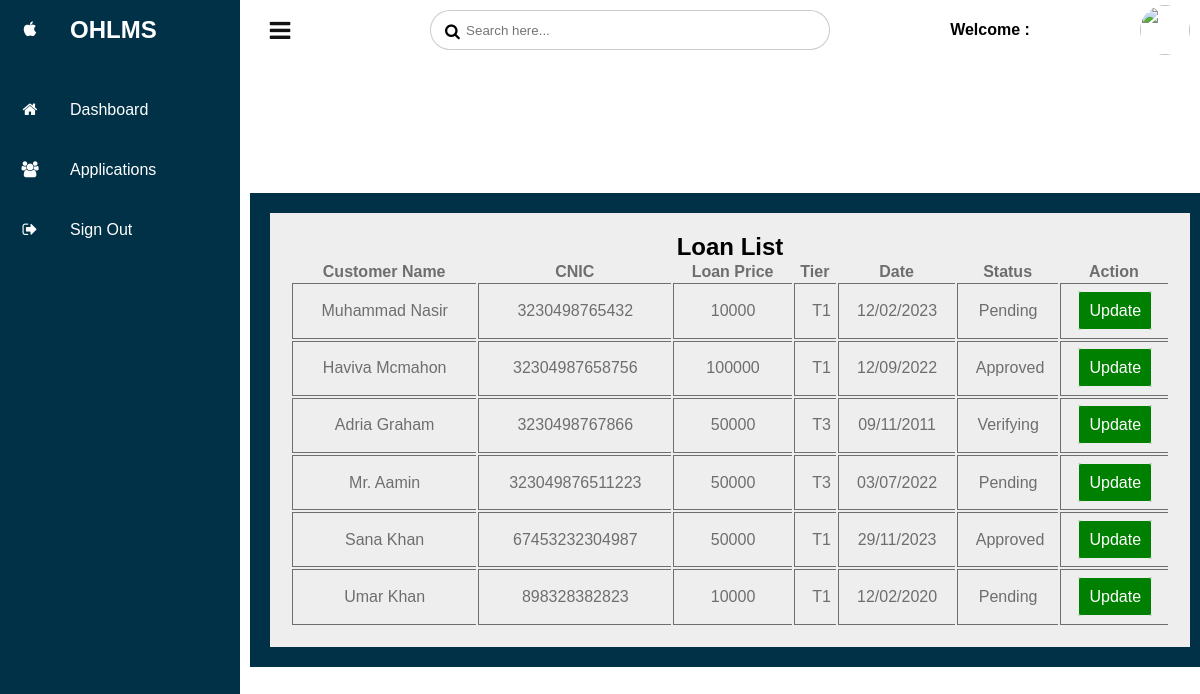
The page /dashboard/officer_check_Request.php on the database its author committed.
### tables this page shows
CREATE TABLE `loan` (
  `id` int(11) NOT NULL,
  `name` varchar(100) NOT NULL,
  `fathar_name` varchar(100) NOT NULL,
  `cnic` varchar(100) NOT NULL,
  `loan_price` varchar(255) NOT NULL,
  `tier_name` varchar(255) NOT NULL,
  `contact` varchar(100) NOT NULL,
  `date` varchar(100) NOT NULL,
  `status` varchar(100) NOT NULL
);

### dashboard/officer_check_Request.php (the view, shortened to what this page needs)
<?php
include('../functions.php');
include('officer_header.php');
?>
			<div class="details">
				<div class="recentOrders">
					<div class="cardHeader">
						<center><h2>Loan List</h2></center>
					</div>
					<table>
						<tbody align="center">
							<tr>
								<th>Customer Name</th>
								<th>CNIC</th>
								<th>Loan Price</th>
								<th>Tier</th>
								<th>Date</th>
								<th>Status</th>
								<th>Action</th>
							</tr>
							<?php
								$sql ="SELECT * FROM `loan`";
								$run = mysqli_query($conn,$sql);
								while($row=mysqli_fetch_assoc($run))
								{
									echo '<tr>
									<td>'.$row["name"].'</td>
									<td>'.$row["cnic"].'</td>
									<td>'.$row["loan_price"].'</td>
									<td>'.$row["tier_name"].'</td>
									<td>'.$row["date"].'</td>
									<td>'.$row["status"].'</td>
									<td><a class="btn btn-success" href="officer_update_status.php?user_id='.$row["id"].'">Update</a></td>
							</tr>';
								}
							?>
						</tbody>
					</table>
				</div>
			</div>
		</div>
	</div>
</div>
</body>
</html>

### dashboard/css/index.css (style rules this page uses)
* { margin: 0; padding: 0; box-sizing: border-box; font-family: 'poppins',sans-serif; }
body { overflow-x: hidden; }
.details { background: #003147; margin-top: 500px; margin-right: 20px; position: absolute; width: 100%; padding: 20px; display: grid; }
.details .recentOrders { position: relative; display: grid; min-height: 330px; background: #eee; padding: 20px; }
.btn { padding: 10px 10px; border: 1px solid #eee; background: white; color: black; border-radius: 5%; text-decoration: none; width: 250px; }
.btn-success { background: green; color: white; }
td { border-top: 1px solid #6f6e6e; border-left: 1px solid #6f6e6e; border-bottom: 1px solid #6f6e6e; }
td { padding: 2%; }
tbody { margin-top: 10%; color: #6f6e6e; }

### dashboard/officer_check_Request.php (style rules this page uses)
.details { margin-top: 800px; }

### rows shown on the page
loan: name "Muhammad Nasir", cnic "3230498765432", loan_price "10000", tier_name "T1", date "12/02/2023", status "Pending"
loan: name "Haviva Mcmahon", cnic "32304987658756", loan_price "100000", tier_name "T1", date "12/09/2022", status "Approved"
loan: name "Adria Graham", cnic "3230498767866", loan_price "50000", tier_name "T3", date "09/11/2011", status "Verifying"
loan: name "Mr. Aamin", cnic "323049876511223", loan_price "50000", tier_name "T3", date "03/07/2022", status "Pending"
loan: name "Sana Khan", cnic "67453232304987", loan_price "50000", tier_name "T1", date "29/11/2023", status "Approved"
loan: name "Umar Khan", cnic "898328382823", loan_price "10000", tier_name "T1", date "12/02/2020", status "Pending"
